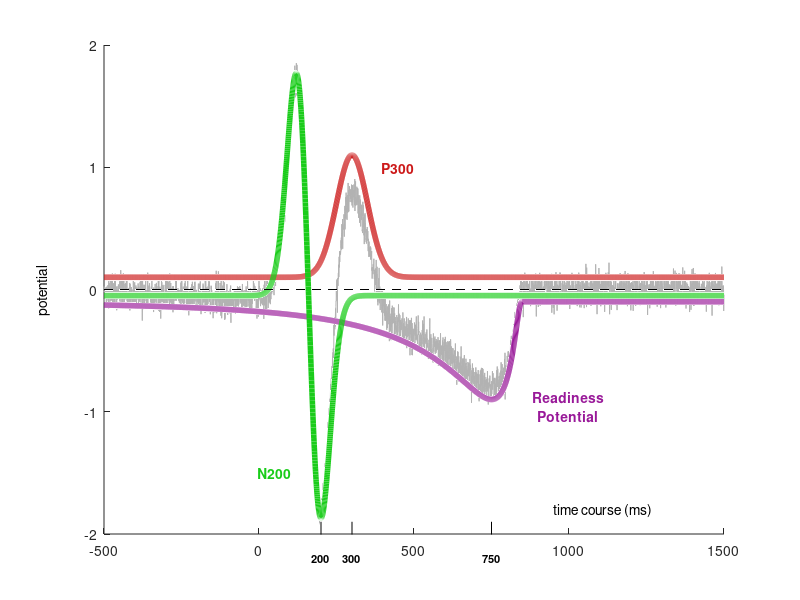

MATLAB code for this plot:
%% GENERATE_EEG  Generates and plots data from the VNS ERP measurement model
% This function generates predictions and sample data from the ERP
% measurement model developed by Vandekerckhove, Nunez, and Srinivasan.
% The current implementation uses three 'stereotyped' ERP functions (N200,
% P300, and RP) and Gaussian noise.  It generates a single chain of
% simulated data (i.e., for one channel/electrode and for trial within one
% condition and participant).
% This is just one of several possible ERP measurement models

% - 2018/06/06 v0.0.0 by joachim@ - original version
% - 2019/05/13 v0.0.1 by joachim@ - minor changes to waveform parameterization

%% Environment
% MATLAB Version: 9.2.0.556344 (R2017a)
% Operating System: Linux 4.15.0-48-generic #51-Ubuntu SMP Wed Apr 3
% 08:28:49 UTC 2019 x86_64
% Java Version: Java 1.7.0_60-b19 with Oracle Corporation Java HotSpot(TM)
% 64-Bit Server VM mixed mode

%% Preface
% Set the random seed for reproducibility.
rng(0)


%% Graphical parameters
% Open new figure and set axis limits
figure()

yMax =    2;
yMin =   -2;
xMin = -500;
xMax = 1500;
axis([xMin, xMax, yMin, yMax])

xax = linspace(xMin, xMax, 4001);  % x axis

% Colors for the three ERP functions (red, purple, green)
color = {[.8 .1 .1], [.6 .1 .6], [.1 .8 .1]};

% Slight vertical offset so the stereotyped functions don't overlap
offset = .1;

% Set default options for (l)ine plotting and (t)ext
lops = {'linewidth', 4, 'linestyle', '-'};
tops = {'fontweight', 'bold', 'HorizontalAlignment', 'center'};


%% Stereotyped P300 waveform
% The P300 has three parameters:
%  - P300_loc: a location parameter, expressed in milliseconds
%  - P300_sca: a scale parameter, expressed in milliseconds
%  - P300_amp: an amplitude parameter, expressed in microvolts

P300_loc = 300;
P300_sca =  50;
P300_amp =   1;

% The functional form of the P300 stereotype is a scaled Gaussian function
P300 = @(x) P300_amp .* exp(-0.5 .* ((x-P300_loc) ./ P300_sca) .^ 2);


%% Stereotyped Readiness Potential waveform
% The RP has three parameters:
%  - RP_neg: a location parameter, the timing of the negative peak, expressed in milliseconds
%  - RP_sca: a scale parameter, the time from negative peak to full recovery, expressed in milliseconds
%  - RP_amp: an amplitude parameter, expressed in microvolts

RP_neg =  750;
RP_sca =  100;
RP_amp =  0.8;

RP_rec =  RP_neg + RP_sca;  % time of full recovery

% The functional form of the RP stereotype is an inverted log-normal function
RP = @(x) -RP_amp .* (x < RP_rec) .* exp(-0.5 * log((RP_rec-x) / RP_sca).^2);


%% Stereotyped N200 waveform
% The N200 has three parameters:
%  - N200_neg: a location parameter, the timing of the negative peak, expressed in milliseconds
%  - N200_sca: a scale parameter, the time from positive to negative peak, expressed in milliseconds
%  - N200_amp: an amplitude parameter, expressed in microvolts

N200_neg = 200;
N200_sca =  80;
N200_amp =   3;

N200_hpd = N200_sca / 2;             % half period of the waveform
N200_zcr = N200_neg - N200_sca / 2;  % time of zero-crossing

% The functional form of the N200 stereotype is a first derivative of a
% Gaussian function
N200 = @(x) -N200_amp .* exp(-0.5 * ((x-N200_zcr)/N200_hpd).^2) .* ((x-N200_zcr)/N200_hpd);


%% Drawing the waveforms
% Draw P300
line(xax, P300(xax) + offset  , lops{:}, 'color', color{1})

% Draw Readiness Potential
line(xax, RP(xax)   - offset  , lops{:}, 'color', color{2})

% Draw N200
line(xax, N200(xax) - offset/2, lops{:}, 'color', color{3})

% Draw reference line
line([xMin xMax], [0, 0], 'linestyle', '--', 'color', 'k')


%% Adding annotations
% Mark observed N200 peak and 200ms point
%line([N200_neg N200_neg], -[2.1 1.9], 'color', 'k')
line([     200      200], -[2.1 1.9], 'color', 'k')
line([     300      300], -[2.1 1.9], 'color', 'k')
line([     750      750], -[2.1 1.9], 'color', 'k')

% Add bracket under N200 offset interval and label as \theta
%text( N200_neg + 18, -2.2, '\{', 'color', 'k', tops{:}, ...
%   'fontsize', 11, 'fontweight', 'normal', ...
%    'rotation', 90, 'HorizontalAlignment', 'center')
%text( N200_neg + 20, -2.35, '\theta', 'color', 'k', tops{:}, ...
%    'fontsize', 11, 'fontweight', 'normal', ...
%    'interpreter', 'tex', 'HorizontalAlignment', 'center')

% Mark and label the N200 peak and the 200ms point
text(200 , -2.2, '200', tops{:}, 'fontsize', 8)
text(300 , -2.2, '300', tops{:}, 'fontsize', 8)
text(750 , -2.2, '750', tops{:}, 'fontsize', 8)
%line([200 275], [-2 -2.34], 'linestyle', ':', 'color', 'k')
%text(N200_neg - 100, -2.45, '160', tops{:}, 'fontsize', 8)
%line([160 85], [-2 -2.34], 'linestyle', ':', 'color', 'k')

% Add labels to the waveforms
text( P300_loc + 150,  P300_amp * 1.0, 'P300', 'color', color{1}, tops{:})
text( N200_neg - 150, -N200_amp * 0.5, 'N200', 'color', color{3}, tops{:})
text( RP_neg   + 250, -RP_amp   * 1.2, sprintf('Readiness\nPotential'), 'color', color{2}, tops{:})

% Add axis labels
text(-700, -0, 'potential', 'HorizontalAlignment', 'center', 'Rotation', 90)
text(950, -1.8, 'time course (ms)')


%% Add the simulated data
% The model prediction is a weighted sum of the stereotyped ERPs
weights = [1 1 1];

model = ...
      weights(1) * P300(xax) ...
    + weights(2) * RP(xax) ...
    + weights(3) * N200(xax);


% Here we add some sinusoidal noise, but this should be turned off for
% model recovery studies!
sin_noise = ...
       + 0.1 * sin(xax/1000*pi) ...
       + 0.2 * sin(xax/500*pi) ...
       + 0.1 * sin(xax/100*pi) ...
       + 0.2 * sin(xax/50*pi) ...
       + 0.1 * sin(xax/10*pi) ...
       + 0.2 * sin(xax/5*pi);

% Finally, we add gaussian noise
gau_noise = 1/15 * randn(size(xax));

% Plot the sum of model and all noise sources
hold on
plot(xax, model + gau_noise , ...
    'Zdata', -ones(size(xax)),...
    'color', [.7 .7 .7], 'Clipping', 'off')


%%
% addpath ~/Dropbox/MATLAB/
% figure(1), savepic('~/Downloads/neurodatarr/pics/stereotypical1.eps')
% figure(2), savepic('~/Downloads/neurodatarr/pics/stereotypical2.eps')

%!cd /tmp/generalizability/ && git add * && git commit -am "matlab" && git push 